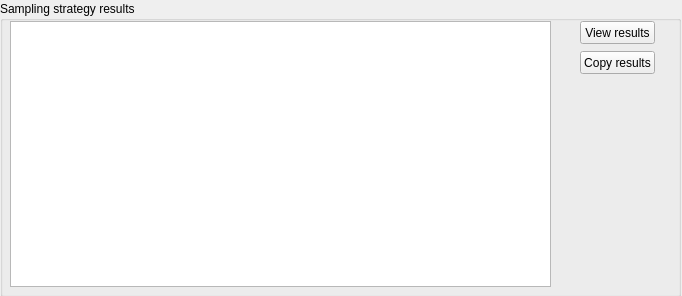
      <widget class="QWidget" name="page_10">
       <property name="geometry">
        <rect>
         <x>0</x>
         <y>0</y>
         <width>682</width>
         <height>296</height>
        </rect>
       </property>
       <attribute name="label">
        <string>Page 8 - Review the Sampling Strategy results</string>
       </attribute>
       <widget class="QGroupBox" name="groupBox_32">
        <property name="geometry">
         <rect>
          <x>0</x>
          <y>1</y>
          <width>681</width>
          <height>296</height>
         </rect>
        </property>
        <property name="sizePolicy">
         <sizepolicy hsizetype="Preferred" vsizetype="Preferred">
          <horstretch>0</horstretch>
          <verstretch>0</verstretch>
         </sizepolicy>
        </property>
        <property name="minimumSize">
         <size>
          <width>0</width>
          <height>0</height>
         </size>
        </property>
        <property name="title">
         <string>Sampling strategy results</string>
        </property>
        <widget class="QTextBrowser" name="textBrowser_3">
         <property name="geometry">
          <rect>
           <x>10</x>
           <y>20</y>
           <width>541</width>
           <height>266</height>
          </rect>
         </property>
         <property name="html">
          <string>&lt;!DOCTYPE HTML PUBLIC &quot;-//W3C//DTD HTML 4.0//EN&quot; &quot;http://www.w3.org/TR/REC-html40/strict.dtd&quot;&gt;
&lt;html&gt;&lt;head&gt;&lt;meta name=&quot;qrichtext&quot; content=&quot;1&quot; /&gt;&lt;style type=&quot;text/css&quot;&gt;
p, li { white-space: pre-wrap; }
&lt;/style&gt;&lt;/head&gt;&lt;body style=&quot; font-family:'MS Shell Dlg 2'; font-size:8.25pt; font-weight:400; font-style:normal;&quot;&gt;
&lt;p style=&quot;-qt-paragraph-type:empty; margin-top:0px; margin-bottom:0px; margin-left:0px; margin-right:0px; -qt-block-indent:0; text-indent:0px; font-size:8pt;&quot;&gt;&lt;br /&gt;&lt;/p&gt;&lt;/body&gt;&lt;/html&gt;</string>
         </property>
        </widget>
        <widget class="QPushButton" name="pushButton_13">
         <property name="geometry">
          <rect>
           <x>580</x>
           <y>50</y>
           <width>75</width>
           <height>23</height>
          </rect>
         </property>
         <property name="text">
          <string>Copy results</string>
         </property>
        </widget>
        <widget class="QPushButton" name="pushButton_14">
         <property name="geometry">
          <rect>
           <x>580</x>
           <y>20</y>
           <width>75</width>
           <height>23</height>
          </rect>
         </property>
         <property name="text">
          <string>View results</string>
         </property>
        </widget>
       </widget>
      </widget>
